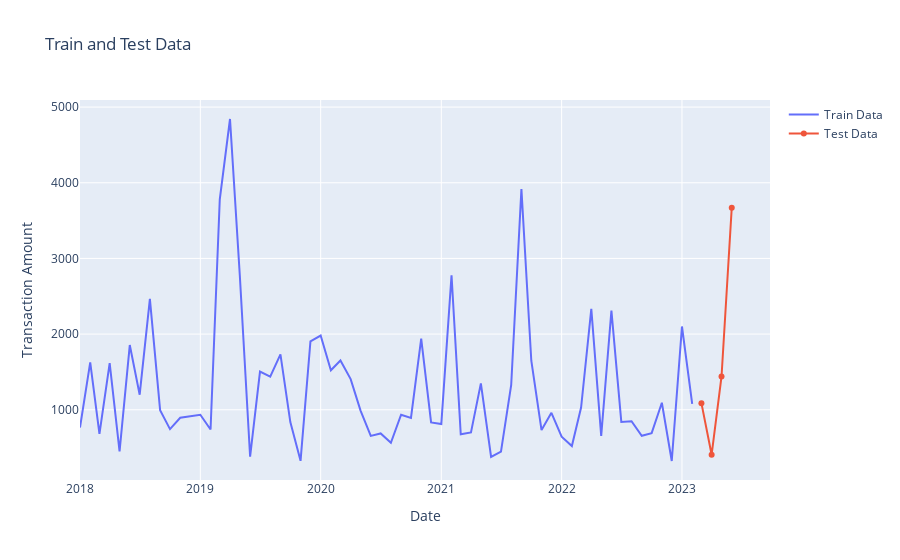

The cell this chart's notebook holds for it:
### Code cell
import plotly.graph_objects as go

# Create a trace for the train data
trace_train = go.Scatter(
    x=train_data.index,
    y=train_data['transaction_amount'],
    name='Train Data'
)

# Create a trace for the test data
trace_test = go.Scatter(
    x=test_data.index,
    y=test_data['transaction_amount'],
    name='Test Data'
)

# Create the layout for the plot
layout = go.Layout(
    title='Train and Test Data',
    xaxis=dict(title='Date'),
    yaxis=dict(title='Transaction Amount')
)

# Create the figure object and add the traces to it
fig = go.Figure(data=[trace_train, trace_test], layout=layout)

# Show the plot
fig.show()
